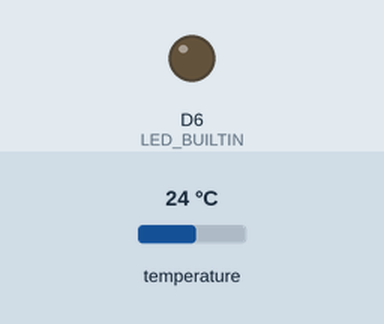
Recording of a sketch running on a simulated ESP8266 (NodeMCU). Parts: output pins drawn as LEDs (lit = HIGH). Inputs (shaded band) come from the test bench; at power-on: temperature 24 °C. WiFi joins after 1.5 s; servers stay silent unless stated; web services answer with replies made up by the test bench. At 5.1 s the program puts the board to deep sleep or switches it off; the recording ends there.

Above: at 0.0 s.
At 4.1 s:
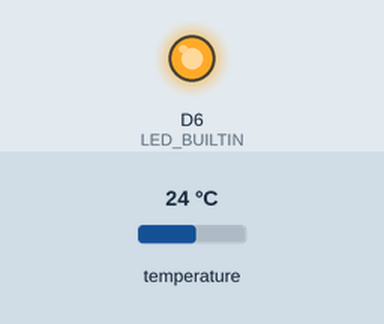
Timing chart, 0 to 5.1 s (numbered marks = the images above):
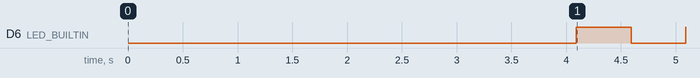

The sketch:

PlantSpeak_v1.0.ino
```cpp
#include <string.h>
#include <ESP8266WiFi.h>
#include <WiFiManager.h>
#include <OneWire.h>
#include <DallasTemperature.h>


#define STARTUP_DELAY_MS      1000
#define LED_BUILTIN 12

// SSID to connect to

float Temperature;
int Hardreset;
const int DrySoilValue = 500; /*insert the capacitive probe inside dry soild and take this reading*/
const int WaterValue = 350;  /*insert the capacitive probe inside water and take this reading */
int intervals = (DrySoilValue - WaterValue)/3;
int soilMoistureValue = 0; // Reset the value to zero
String soilcondion="NA";  //// Reset the value to "NA"

// Data wire (DS18b20) is plugged into port D2 on the ESP8266
#define ONE_WIRE_BUS D2

// Setup a oneWire instance to communicate with any OneWire devices
OneWire oneWire(ONE_WIRE_BUS);

// Pass our oneWire reference to Dallas Temperature.
DallasTemperature sensors(&oneWire);


uint8_t sensor1[8] = { 0x28, 0xC7, 0x6C, 0x79, 0x97, 0x04, 0x03, 0x84  }; /* You need to find out the unique 64-bit address of your DS18b20 , every chip has unique id.
                                                                             Refer this article on how you can find out this 64 bit
                                                                             address https://lastminuteengineers.com/multiple-ds18b20-arduino-tutorial/ */
  void wifi_home_v1() {
            //  Force the ESP into client-only mode
            WiFi.mode(WIFI_STA);
            WiFi.begin("ssid", "password");     /***********Enter the SSID and Password of your Wifi network.***************/
            while (WiFi.status() != WL_CONNECTED) {
              delay(500);
              //Serial.print("..");
            }
            //Serial.print("Connected to wifi!");
      }

  void setup()
  {
    pinMode(LED_BUILTIN, OUTPUT);
    //Serial.begin(115200);
    /* if you face any issue for troubleshooting purpose can uncomment or Serial.println statement which will help you in debugging
       otherwise keep them disabled to save on power reqiurements when you run on Solar Entergy */

    delay(50);
    sensors.begin();

    //Serial.println("Setting up WiFi");
    ////Serial.println("Initializing....");
      wifi_home_v1();                     /*Trying to boot ESP in Station mode with hardcoded credentials. */
      if (WiFi.status() != WL_CONNECTED)
    {
      WiFiManager wifiManager;
      wifiManager.setTimeout(120); /* ESP8266 running in Access Point mode with 120 seconds timeout
                                      Connect to  Configure_IoT SSID, Following that you can go to the default IP address 192.168.4.1 to open a web page that allows you to configure your SSID and password;
                                      Once a new SSID and password is set, the ESP reboots and tries to connect; */

         if(!wifiManager.autoConnect("Configure_IoT")) {
            //Serial.println("failed to connect and hit timeout");
            delay(500);
            /*reset and try again, or maybe put it to deep sleep, I am going for retrying */
            ESP.reset();
            delay(500);
            }
    }
    /*if you get here you have connected to the WiFi */
    //Serial.println("connected...yeey :)");
     Hardreset=1;
}

  void loop(){

        thingspeak();
        //Serial.println("sleeping time");
        ESP.deepSleep(290e6); /*  Sleep time of 290 seconds need to be converted to microseconds */
    }

  void blink() {

      digitalWrite(LED_BUILTIN, LOW);
      delay(500);
      digitalWrite(LED_BUILTIN, HIGH);
       delay(500);
      digitalWrite(LED_BUILTIN, LOW);
       delay(500);
      digitalWrite(LED_BUILTIN, HIGH);
    //return;
    }

  void thingspeak() {

    const int httpPort = 80;
    WiFiClient client;

    sensors.requestTemperatures();
    //sensors.setResolution(sensor1, 10);`
    Temperature = sensors.getTempC(sensor1);  /* Gets the values of the temperature  */
    //Serial.print("temperature : ");
    //Serial.println(Temperature);

          soilMoistureValue = analogRead(A0);  /*put Sensor insert into soil  */
          //Serial.print("soilMoistureValue : ");
          //Serial.println(soilMoistureValue);

          if(soilMoistureValue > WaterValue && soilMoistureValue < (WaterValue + intervals))
          {
          //Serial.println("Very Wet");
          soilcondion="Very Wet";
          }
          else if(soilMoistureValue > (WaterValue + intervals) && soilMoistureValue < (DrySoilValue - intervals))
          {
          //Serial.println("Wet");
          soilcondion=" Wet";
          }
          else if(soilMoistureValue < DrySoilValue && soilMoistureValue > (DrySoilValue - intervals))
          {
          //Serial.println("Dry");
          soilcondion="Dry";
          }
          else {
          //Serial.println("Needs Calibration");
          soilcondion="Needs Calibration";
          }

    if ( isnan(Temperature))
        {
          //Serial.println("Failed to read from DS18B20 sensor!");
         if (!client.connect("api.thingspeak.com", httpPort)) {
          //Serial.println("Connection failed");
           blink();
           blink();
          return;
        }
  else
        {
          //Serial.println("connected to api.thingspeak.com!");
        }
          /* Do not go for Temperature Conversion to String as it is NaN and attempting to convert this will lead to skewing accuracy of other parameter as well */
          char str_soil_moisture[10];
          char str_percentage_soil_moisture[8];
          dtostrf(soilMoistureValue, 8, 2, str_soil_moisture);
          float percentage= (DrySoilValue - soilMoistureValue)/1.5;
          dtostrf(percentage, 4, 2, str_percentage_soil_moisture);
          char buffer[200];
          sprintf(buffer, "GET /update?api_key=AAAABBBBCCCCDDDD&field1=%s&field2=%s&field3=%s&field4=%s\n",Temperature,soilcondion.c_str(),str_soil_moisture,str_percentage_soil_moisture);
          /* Make sure you change the above Write Api key , you will get this key from thingspeak channel id */

          client.print(buffer);

          while (client.available()) {
              String line = client.readStringUntil('\r');
            }
          client.stop();
          //Serial.println(buffer);
          //Serial.println("closing connection");
          blink();

            return;
          }

  //Serial.print("Temperature: ");
  //Serial.print(Temperature);
  //Serial.println(" Celsius");

  if (!client.connect("api.thingspeak.com", httpPort)) {
      //Serial.println("connection failed");
       blink();
       blink();
      return;
      }
  else
      {
          //Serial.println("connected to api.thingspeak.com!");
      }
      char buffer[200];
      char str_temp[6];
      char str_soil_moisture[8];
      char str_percentage_soil_moisture[8];
      /* 4 is mininum width, 2 is precision; float value is copied onto str_temp*/

      float percentage= (DrySoilValue - soilMoistureValue)/1.5;    /* DrySoilValue-WaterValue / Interval =1.5  */

      dtostrf(Temperature, 4, 2, str_temp);
      dtostrf(soilMoistureValue, 6, 2, str_soil_moisture);
      dtostrf(percentage, 4, 2, str_percentage_soil_moisture);
      //Serial.print("Temperature str_temp: ");
      ////Serial.println(str_temp);
      sprintf(buffer, "GET /update?api_key=AAAABBBBCCCCDDDD&field1=%s&field2=%s&field3=%s&field4=%s\n",str_temp,soilcondion.c_str(),str_soil_moisture,str_percentage_soil_moisture);
       /* Make sure you change the above Write Api key , you will get this key from thingspeak channel id */

      client.print(buffer);

      while (client.available()) {
          String line = client.readStringUntil('\r');
          //Serial.print(line);
        }
      client.stop();
      //Serial.println(buffer);
      //Serial.println("closing connection");
      blink();
      Hardreset=0;
     // delay(20000);
 }
```

Measured:
- by itself, D6 (LED_BUILTIN): LOW → HIGH at 4.1 s, → LOW 0.50 s later, → HIGH 0.50 s later
